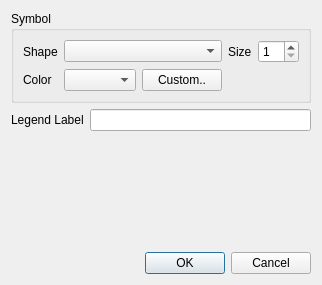
<?xml version="1.0" encoding="UTF-8"?>
<ui version="4.0">
 <class>PlotPropertiesUI</class>
 <widget class="QDialog" name="PlotPropertiesUI">
  <property name="geometry">
   <rect>
    <x>0</x>
    <y>0</y>
    <width>319</width>
    <height>285</height>
   </rect>
  </property>
  <property name="sizePolicy">
   <sizepolicy hsizetype="Fixed" vsizetype="Fixed">
    <horstretch>0</horstretch>
    <verstretch>0</verstretch>
   </sizepolicy>
  </property>
  <property name="windowTitle">
   <string>Modify Plot Properties</string>
  </property>
  <property name="windowIcon">
   <iconset>
    <normaloff>:/res/ball.ico</normaloff>:/res/ball.ico</iconset>
  </property>
  <layout class="QGridLayout" name="gridLayout_3">
   <item row="0" column="0">
    <widget class="QGroupBox" name="groupBox">
     <property name="title">
      <string>Symbol</string>
     </property>
     <layout class="QGridLayout" name="gridLayout_2">
      <item row="0" column="0">
       <layout class="QGridLayout" name="gridLayout">
        <item row="0" column="0">
         <widget class="QLabel" name="label_2">
          <property name="text">
           <string>Shape</string>
          </property>
         </widget>
        </item>
        <item row="0" column="1" colspan="2">
         <widget class="QComboBox" name="cbShape"/>
        </item>
        <item row="0" column="3" alignment="Qt::AlignRight">
         <widget class="QLabel" name="label_4">
          <property name="text">
           <string>Size</string>
          </property>
         </widget>
        </item>
        <item row="0" column="4">
         <widget class="QSpinBox" name="sbSize">
          <property name="minimum">
           <number>1</number>
          </property>
          <property name="maximum">
           <number>72</number>
          </property>
         </widget>
        </item>
        <item row="1" column="0">
         <widget class="QLabel" name="label_3">
          <property name="text">
           <string>Color</string>
          </property>
         </widget>
        </item>
        <item row="1" column="1">
         <widget class="QComboBox" name="cbColor"/>
        </item>
        <item row="1" column="2">
         <widget class="QPushButton" name="cmdCustom">
          <property name="text">
           <string>Custom..</string>
          </property>
         </widget>
        </item>
       </layout>
      </item>
     </layout>
    </widget>
   </item>
   <item row="1" column="0">
    <layout class="QHBoxLayout" name="horizontalLayout">
     <item>
      <widget class="QLabel" name="label">
       <property name="text">
        <string>Legend Label</string>
       </property>
      </widget>
     </item>
     <item>
      <widget class="QLineEdit" name="txtLegend"/>
     </item>
    </layout>
   </item>
   <item row="2" column="0">
    <spacer name="verticalSpacer">
     <property name="orientation">
      <enum>Qt::Vertical</enum>
     </property>
     <property name="sizeHint" stdset="0">
      <size>
       <width>20</width>
       <height>120</height>
      </size>
     </property>
    </spacer>
   </item>
   <item row="3" column="0">
    <widget class="QDialogButtonBox" name="buttonBox">
     <property name="orientation">
      <enum>Qt::Horizontal</enum>
     </property>
     <property name="standardButtons">
      <set>QDialogButtonBox::Cancel|QDialogButtonBox::Ok</set>
     </property>
    </widget>
   </item>
  </layout>
 </widget>
 <resources/>
 <connections>
  <connection>
   <sender>buttonBox</sender>
   <signal>accepted()</signal>
   <receiver>PlotPropertiesUI</receiver>
   <slot>accept()</slot>
   <hints>
    <hint type="sourcelabel">
     <x>248</x>
     <y>254</y>
    </hint>
    <hint type="destinationlabel">
     <x>157</x>
     <y>274</y>
    </hint>
   </hints>
  </connection>
  <connection>
   <sender>buttonBox</sender>
   <signal>rejected()</signal>
   <receiver>PlotPropertiesUI</receiver>
   <slot>reject()</slot>
   <hints>
    <hint type="sourcelabel">
     <x>316</x>
     <y>260</y>
    </hint>
    <hint type="destinationlabel">
     <x>286</x>
     <y>274</y>
    </hint>
   </hints>
  </connection>
 </connections>
</ui>
